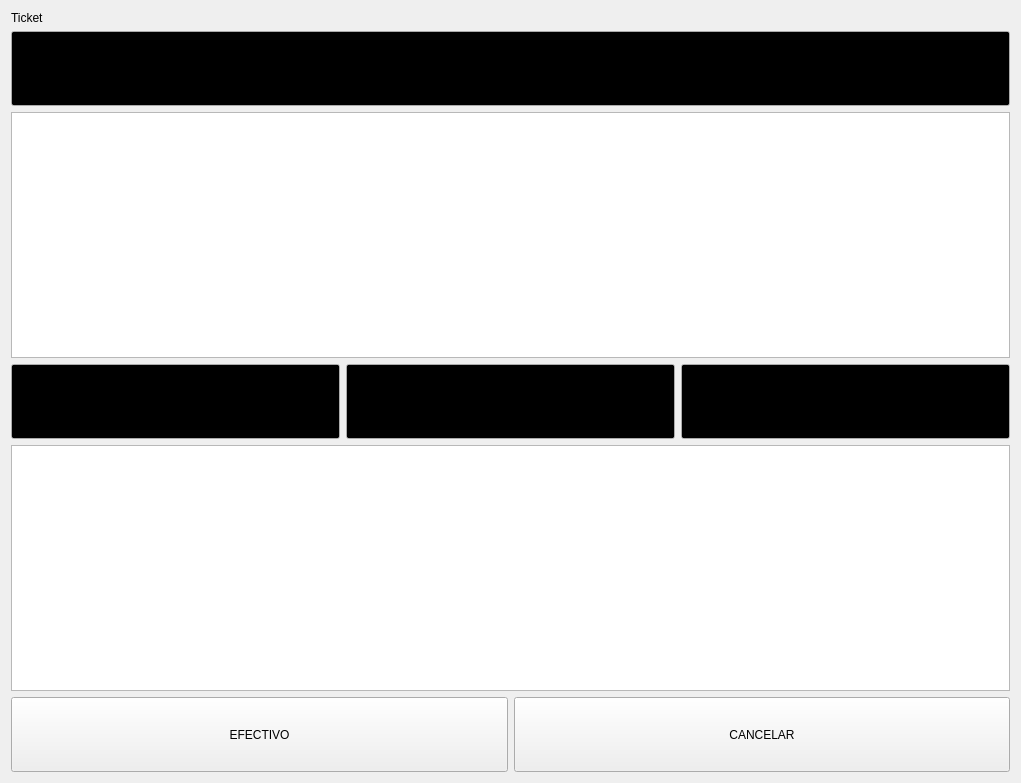
<ui version="4.0" >
 <class>DevolucionBase</class>
 <widget class="QWidget" name="DevolucionBase" >
  <property name="geometry" >
   <rect>
    <x>0</x>
    <y>0</y>
    <width>1021</width>
    <height>783</height>
   </rect>
  </property>
  <property name="minimumSize" >
   <size>
    <width>480</width>
    <height>250</height>
   </size>
  </property>
  <property name="windowTitle" >
   <string>Dialog</string>
  </property>
  <layout class="QGridLayout" name="gridLayout" >
   <item row="0" column="0" colspan="3" >
    <layout class="QVBoxLayout" >
     <item>
      <widget class="QLabel" name="label" >
       <property name="text" >
        <string>Ticket</string>
       </property>
      </widget>
     </item>
     <item>
      <widget class="QLineEdit" name="mui_ref" >
       <property name="minimumSize" >
        <size>
         <width>0</width>
         <height>75</height>
        </size>
       </property>
       <property name="palette" >
        <palette>
         <active>
          <colorrole role="WindowText" >
           <brush brushstyle="SolidPattern" >
            <color alpha="255" >
             <red>0</red>
             <green>255</green>
             <blue>0</blue>
            </color>
           </brush>
          </colorrole>
          <colorrole role="Text" >
           <brush brushstyle="SolidPattern" >
            <color alpha="255" >
             <red>0</red>
             <green>255</green>
             <blue>0</blue>
            </color>
           </brush>
          </colorrole>
          <colorrole role="Base" >
           <brush brushstyle="SolidPattern" >
            <color alpha="255" >
             <red>0</red>
             <green>0</green>
             <blue>0</blue>
            </color>
           </brush>
          </colorrole>
         </active>
         <inactive>
          <colorrole role="WindowText" >
           <brush brushstyle="SolidPattern" >
            <color alpha="255" >
             <red>0</red>
             <green>255</green>
             <blue>0</blue>
            </color>
           </brush>
          </colorrole>
          <colorrole role="Text" >
           <brush brushstyle="SolidPattern" >
            <color alpha="255" >
             <red>0</red>
             <green>255</green>
             <blue>0</blue>
            </color>
           </brush>
          </colorrole>
          <colorrole role="Base" >
           <brush brushstyle="SolidPattern" >
            <color alpha="255" >
             <red>0</red>
             <green>0</green>
             <blue>0</blue>
            </color>
           </brush>
          </colorrole>
         </inactive>
         <disabled>
          <colorrole role="WindowText" >
           <brush brushstyle="SolidPattern" >
            <color alpha="255" >
             <red>119</red>
             <green>119</green>
             <blue>119</blue>
            </color>
           </brush>
          </colorrole>
          <colorrole role="Text" >
           <brush brushstyle="SolidPattern" >
            <color alpha="255" >
             <red>119</red>
             <green>119</green>
             <blue>119</blue>
            </color>
           </brush>
          </colorrole>
          <colorrole role="Base" >
           <brush brushstyle="SolidPattern" >
            <color alpha="255" >
             <red>255</red>
             <green>255</green>
             <blue>255</blue>
            </color>
           </brush>
          </colorrole>
         </disabled>
        </palette>
       </property>
       <property name="font" >
        <font>
         <pointsize>18</pointsize>
        </font>
       </property>
       <property name="focusPolicy" >
        <enum>Qt::StrongFocus</enum>
       </property>
       <property name="alignment" >
        <set>Qt::AlignRight|Qt::AlignTrailing|Qt::AlignVCenter</set>
       </property>
      </widget>
     </item>
    </layout>
   </item>
   <item row="1" column="0" colspan="3" >
    <widget class="QTextBrowser" name="mui_browser" />
   </item>
   <item row="2" column="0" >
    <widget class="QLineEdit" name="mui_total" >
     <property name="minimumSize" >
      <size>
       <width>0</width>
       <height>75</height>
      </size>
     </property>
     <property name="palette" >
      <palette>
       <active>
        <colorrole role="WindowText" >
         <brush brushstyle="SolidPattern" >
          <color alpha="255" >
           <red>0</red>
           <green>255</green>
           <blue>0</blue>
          </color>
         </brush>
        </colorrole>
        <colorrole role="Text" >
         <brush brushstyle="SolidPattern" >
          <color alpha="255" >
           <red>0</red>
           <green>255</green>
           <blue>0</blue>
          </color>
         </brush>
        </colorrole>
        <colorrole role="Base" >
         <brush brushstyle="SolidPattern" >
          <color alpha="255" >
           <red>0</red>
           <green>0</green>
           <blue>0</blue>
          </color>
         </brush>
        </colorrole>
       </active>
       <inactive>
        <colorrole role="WindowText" >
         <brush brushstyle="SolidPattern" >
          <color alpha="255" >
           <red>0</red>
           <green>255</green>
           <blue>0</blue>
          </color>
         </brush>
        </colorrole>
        <colorrole role="Text" >
         <brush brushstyle="SolidPattern" >
          <color alpha="255" >
           <red>0</red>
           <green>255</green>
           <blue>0</blue>
          </color>
         </brush>
        </colorrole>
        <colorrole role="Base" >
         <brush brushstyle="SolidPattern" >
          <color alpha="255" >
           <red>0</red>
           <green>0</green>
           <blue>0</blue>
          </color>
         </brush>
        </colorrole>
       </inactive>
       <disabled>
        <colorrole role="WindowText" >
         <brush brushstyle="SolidPattern" >
          <color alpha="255" >
           <red>119</red>
           <green>119</green>
           <blue>119</blue>
          </color>
         </brush>
        </colorrole>
        <colorrole role="Text" >
         <brush brushstyle="SolidPattern" >
          <color alpha="255" >
           <red>119</red>
           <green>119</green>
           <blue>119</blue>
          </color>
         </brush>
        </colorrole>
        <colorrole role="Base" >
         <brush brushstyle="SolidPattern" >
          <color alpha="255" >
           <red>255</red>
           <green>255</green>
           <blue>255</blue>
          </color>
         </brush>
        </colorrole>
       </disabled>
      </palette>
     </property>
     <property name="font" >
      <font>
       <pointsize>18</pointsize>
      </font>
     </property>
     <property name="focusPolicy" >
      <enum>Qt::StrongFocus</enum>
     </property>
     <property name="alignment" >
      <set>Qt::AlignRight|Qt::AlignTrailing|Qt::AlignVCenter</set>
     </property>
    </widget>
   </item>
   <item row="2" column="1" >
    <widget class="QLineEdit" name="mui_total_3" >
     <property name="minimumSize" >
      <size>
       <width>0</width>
       <height>75</height>
      </size>
     </property>
     <property name="palette" >
      <palette>
       <active>
        <colorrole role="WindowText" >
         <brush brushstyle="SolidPattern" >
          <color alpha="255" >
           <red>0</red>
           <green>255</green>
           <blue>0</blue>
          </color>
         </brush>
        </colorrole>
        <colorrole role="Text" >
         <brush brushstyle="SolidPattern" >
          <color alpha="255" >
           <red>0</red>
           <green>255</green>
           <blue>0</blue>
          </color>
         </brush>
        </colorrole>
        <colorrole role="Base" >
         <brush brushstyle="SolidPattern" >
          <color alpha="255" >
           <red>0</red>
           <green>0</green>
           <blue>0</blue>
          </color>
         </brush>
        </colorrole>
       </active>
       <inactive>
        <colorrole role="WindowText" >
         <brush brushstyle="SolidPattern" >
          <color alpha="255" >
           <red>0</red>
           <green>255</green>
           <blue>0</blue>
          </color>
         </brush>
        </colorrole>
        <colorrole role="Text" >
         <brush brushstyle="SolidPattern" >
          <color alpha="255" >
           <red>0</red>
           <green>255</green>
           <blue>0</blue>
          </color>
         </brush>
        </colorrole>
        <colorrole role="Base" >
         <brush brushstyle="SolidPattern" >
          <color alpha="255" >
           <red>0</red>
           <green>0</green>
           <blue>0</blue>
          </color>
         </brush>
        </colorrole>
       </inactive>
       <disabled>
        <colorrole role="WindowText" >
         <brush brushstyle="SolidPattern" >
          <color alpha="255" >
           <red>119</red>
           <green>119</green>
           <blue>119</blue>
          </color>
         </brush>
        </colorrole>
        <colorrole role="Text" >
         <brush brushstyle="SolidPattern" >
          <color alpha="255" >
           <red>119</red>
           <green>119</green>
           <blue>119</blue>
          </color>
         </brush>
        </colorrole>
        <colorrole role="Base" >
         <brush brushstyle="SolidPattern" >
          <color alpha="255" >
           <red>255</red>
           <green>255</green>
           <blue>255</blue>
          </color>
         </brush>
        </colorrole>
       </disabled>
      </palette>
     </property>
     <property name="font" >
      <font>
       <pointsize>18</pointsize>
      </font>
     </property>
     <property name="focusPolicy" >
      <enum>Qt::StrongFocus</enum>
     </property>
     <property name="alignment" >
      <set>Qt::AlignRight|Qt::AlignTrailing|Qt::AlignVCenter</set>
     </property>
    </widget>
   </item>
   <item row="2" column="2" >
    <widget class="QLineEdit" name="mui_total_4" >
     <property name="minimumSize" >
      <size>
       <width>0</width>
       <height>75</height>
      </size>
     </property>
     <property name="palette" >
      <palette>
       <active>
        <colorrole role="WindowText" >
         <brush brushstyle="SolidPattern" >
          <color alpha="255" >
           <red>0</red>
           <green>255</green>
           <blue>0</blue>
          </color>
         </brush>
        </colorrole>
        <colorrole role="Text" >
         <brush brushstyle="SolidPattern" >
          <color alpha="255" >
           <red>0</red>
           <green>255</green>
           <blue>0</blue>
          </color>
         </brush>
        </colorrole>
        <colorrole role="Base" >
         <brush brushstyle="SolidPattern" >
          <color alpha="255" >
           <red>0</red>
           <green>0</green>
           <blue>0</blue>
          </color>
         </brush>
        </colorrole>
       </active>
       <inactive>
        <colorrole role="WindowText" >
         <brush brushstyle="SolidPattern" >
          <color alpha="255" >
           <red>0</red>
           <green>255</green>
           <blue>0</blue>
          </color>
         </brush>
        </colorrole>
        <colorrole role="Text" >
         <brush brushstyle="SolidPattern" >
          <color alpha="255" >
           <red>0</red>
           <green>255</green>
           <blue>0</blue>
          </color>
         </brush>
        </colorrole>
        <colorrole role="Base" >
         <brush brushstyle="SolidPattern" >
          <color alpha="255" >
           <red>0</red>
           <green>0</green>
           <blue>0</blue>
          </color>
         </brush>
        </colorrole>
       </inactive>
       <disabled>
        <colorrole role="WindowText" >
         <brush brushstyle="SolidPattern" >
          <color alpha="255" >
           <red>119</red>
           <green>119</green>
           <blue>119</blue>
          </color>
         </brush>
        </colorrole>
        <colorrole role="Text" >
         <brush brushstyle="SolidPattern" >
          <color alpha="255" >
           <red>119</red>
           <green>119</green>
           <blue>119</blue>
          </color>
         </brush>
        </colorrole>
        <colorrole role="Base" >
         <brush brushstyle="SolidPattern" >
          <color alpha="255" >
           <red>255</red>
           <green>255</green>
           <blue>255</blue>
          </color>
         </brush>
        </colorrole>
       </disabled>
      </palette>
     </property>
     <property name="font" >
      <font>
       <pointsize>18</pointsize>
      </font>
     </property>
     <property name="focusPolicy" >
      <enum>Qt::StrongFocus</enum>
     </property>
     <property name="alignment" >
      <set>Qt::AlignRight|Qt::AlignTrailing|Qt::AlignVCenter</set>
     </property>
    </widget>
   </item>
   <item row="3" column="0" colspan="3" >
    <widget class="QTextEdit" name="mui_comentarios" />
   </item>
   <item row="4" column="0" colspan="3" >
    <layout class="QHBoxLayout" >
     <item>
      <widget class="QPushButton" name="mui_devolver" >
       <property name="minimumSize" >
        <size>
         <width>0</width>
         <height>75</height>
        </size>
       </property>
       <property name="focusPolicy" >
        <enum>Qt::NoFocus</enum>
       </property>
       <property name="text" >
        <string>EFECTIVO</string>
       </property>
      </widget>
     </item>
     <item>
      <widget class="QPushButton" name="mui_cancelar" >
       <property name="minimumSize" >
        <size>
         <width>0</width>
         <height>75</height>
        </size>
       </property>
       <property name="focusPolicy" >
        <enum>Qt::NoFocus</enum>
       </property>
       <property name="text" >
        <string>CANCELAR</string>
       </property>
      </widget>
     </item>
    </layout>
   </item>
  </layout>
 </widget>
 <resources/>
 <connections/>
</ui>
